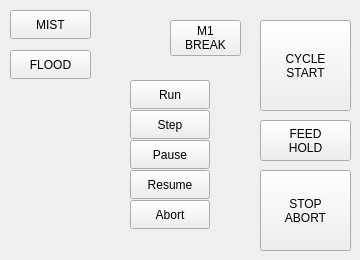
              <widget class="QWidget" name="tab_10">
               <attribute name="title">
                <string>AUTO</string>
               </attribute>
               <widget class="ActionButton" name="actionbutton_5">
                <property name="geometry">
                 <rect>
                  <x>260</x>
                  <y>20</y>
                  <width>91</width>
                  <height>91</height>
                 </rect>
                </property>
                <property name="text">
                 <string>CYCLE
START</string>
                </property>
                <property name="actionName" stdset="0">
                 <string>program.run</string>
                </property>
               </widget>
               <widget class="ActionButton" name="actionbutton_6">
                <property name="geometry">
                 <rect>
                  <x>260</x>
                  <y>120</y>
                  <width>91</width>
                  <height>41</height>
                 </rect>
                </property>
                <property name="text">
                 <string>FEED
HOLD</string>
                </property>
                <property name="actionName" stdset="0">
                 <string>program.pause</string>
                </property>
               </widget>
               <widget class="ActionButton" name="actionbutton_7">
                <property name="geometry">
                 <rect>
                  <x>170</x>
                  <y>20</y>
                  <width>71</width>
                  <height>36</height>
                 </rect>
                </property>
                <property name="text">
                 <string>M1
BREAK</string>
                </property>
                <property name="checkable">
                 <bool>true</bool>
                </property>
                <property name="actionName" stdset="0">
                 <string>program.optional-stop.toggle</string>
                </property>
               </widget>
               <widget class="ActionButton" name="actionbutton_8">
                <property name="geometry">
                 <rect>
                  <x>260</x>
                  <y>170</y>
                  <width>91</width>
                  <height>81</height>
                 </rect>
                </property>
                <property name="text">
                 <string>STOP
ABORT</string>
                </property>
                <property name="actionName" stdset="0">
                 <string>program.abort</string>
                </property>
               </widget>
               <widget class="ActionButton" name="actionbutton">
                <property name="geometry">
                 <rect>
                  <x>10</x>
                  <y>10</y>
                  <width>81</width>
                  <height>29</height>
                 </rect>
                </property>
                <property name="text">
                 <string>MIST</string>
                </property>
                <property name="checkable">
                 <bool>true</bool>
                </property>
                <property name="actionName" stdset="0">
                 <string>coolant.mist.toggle</string>
                </property>
               </widget>
               <widget class="ActionButton" name="actionbutton_4">
                <property name="geometry">
                 <rect>
                  <x>10</x>
                  <y>50</y>
                  <width>81</width>
                  <height>29</height>
                 </rect>
                </property>
                <property name="text">
                 <string>FLOOD</string>
                </property>
                <property name="checkable">
                 <bool>true</bool>
                </property>
                <property name="actionName" stdset="0">
                 <string>coolant.flood.toggle</string>
                </property>
               </widget>
               <widget class="ActionButton" name="actionbutton_9">
                <property name="geometry">
                 <rect>
                  <x>130</x>
                  <y>80</y>
                  <width>80</width>
                  <height>29</height>
                 </rect>
                </property>
                <property name="text">
                 <string>Run</string>
                </property>
                <property name="actionName" stdset="0">
                 <string>program.run</string>
                </property>
               </widget>
               <widget class="ActionButton" name="actionbutton_19">
                <property name="geometry">
                 <rect>
                  <x>130</x>
                  <y>110</y>
                  <width>80</width>
                  <height>29</height>
                 </rect>
                </property>
                <property name="text">
                 <string>Step</string>
                </property>
                <property name="actionName" stdset="0">
                 <string>program.step</string>
                </property>
               </widget>
               <widget class="ActionButton" name="actionbutton_23">
                <property name="geometry">
                 <rect>
                  <x>130</x>
                  <y>200</y>
                  <width>80</width>
                  <height>29</height>
                 </rect>
                </property>
                <property name="text">
                 <string>Abort</string>
                </property>
                <property name="actionName" stdset="0">
                 <string>program.abort</string>
                </property>
               </widget>
               <widget class="ActionButton" name="actionbutton_20">
                <property name="geometry">
                 <rect>
                  <x>130</x>
                  <y>170</y>
                  <width>80</width>
                  <height>29</height>
                 </rect>
                </property>
                <property name="text">
                 <string>Resume</string>
                </property>
                <property name="actionName" stdset="0">
                 <string>program.resume</string>
                </property>
               </widget>
               <widget class="ActionButton" name="actionbutton_21">
                <property name="geometry">
                 <rect>
                  <x>130</x>
                  <y>140</y>
                  <width>80</width>
                  <height>29</height>
                 </rect>
                </property>
                <property name="text">
                 <string>Pause</string>
                </property>
                <property name="actionName" stdset="0">
                 <string>program.pause</string>
                </property>
               </widget>
              </widget>
